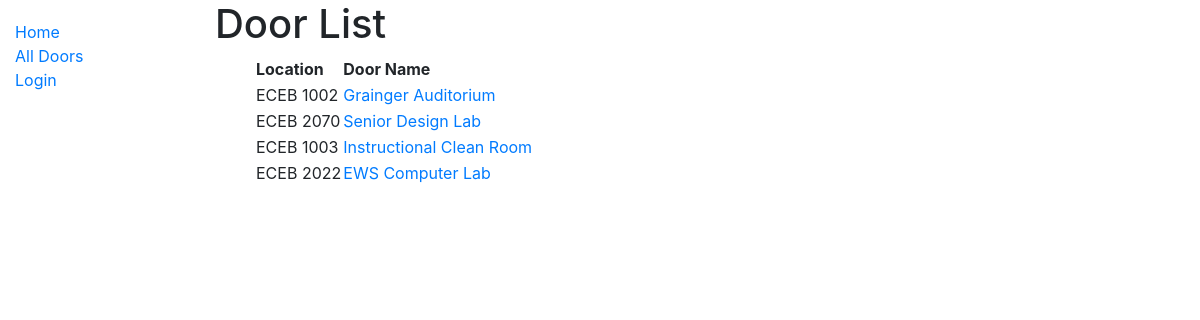
/catalog/doors/, run on an earlier commit of the app's database.
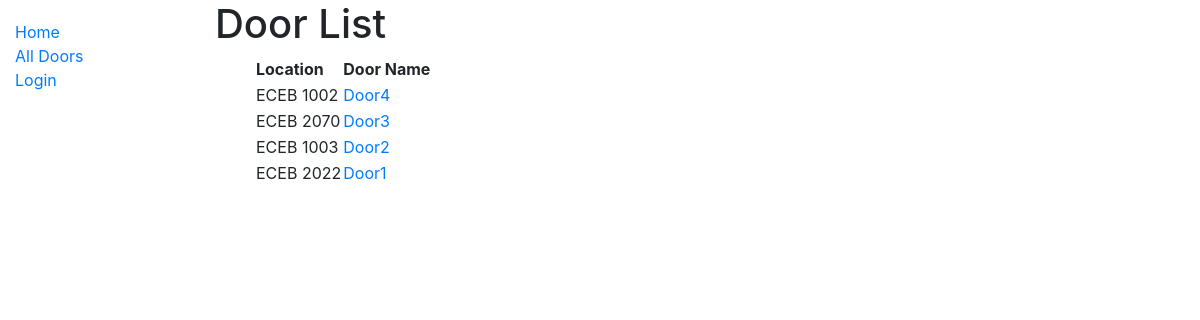
And on a later commit of the database.
### catalog/models.py (models this page shows, shortened)
class Door(models.Model):
    door_name = models.CharField(max_length=100)
    location = models.CharField(max_length=100)
    door_public_key = models.CharField(max_length=256, default='0')
    door_private_key = models.CharField(max_length=256, default='0')
    def get_absolute_url(self):
        return reverse('door-detail', args=[str(self.id)])

### catalog/views.py (the view)
# urls.py: path('doors/', views.DoorListView.as_view(), name='doors'),
class DoorListView(generic.ListView):
    model = Door
    paginate_by = 10
    def get_queryset(self):
        queryset = Door.objects.all()
        if self.request.user.is_authenticated and not self.request.user.is_superuser:
            for door in queryset:
                setattr(door, 'request', DoorRequest.objects.filter(door=door, user=self.request.user).first())
        return queryset

### catalog/templates/catalog/door_list.html (shortened to what this page needs)
{% extends "base_generic.html" %}
{% block content %}
    <h1>Door List</h1>
    {% if door_list %}
        <ul>
            <table>
                <thead>
                <th>Location</th>
                <th>Door Name</th>
                </thead>
                <tbody>
                {% for door in door_list %}
                    <tr>
                        <td>{{ door.location }}</td>
                        <td><a href="{{ door.get_absolute_url }}">{{ door.door_name }}</a></td>
                        <td>
                        </td>
                    </tr>
                {% endfor %}
                </tbody>
            </table>
        </ul>
    {% else %}
        <p>There are no door in the collection.</p>
    {% endif %}
{% endblock %}

What changed in the data, as far as the page shows it:
changed Door "ECEB 1002": door_name "Grainger Auditorium" → "Door4"
changed Door: door_name "Senior Design Lab" → "Door3"
changed Door "ECEB 1003": door_name "Instructional Clean Room" → "Door2"
changed Door: door_name "EWS Computer Lab" → "Door1"
